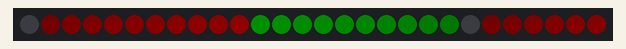
Recording of a sketch running on a simulated Arduino Uno, built with avr-gcc and run on an emulated ATmega328P. Parts: 28 RGB LEDs in strip order, left to right. Dim RGB values are drawn brighter than linear.

Above: at 0.15 s.
At 4.65 s:
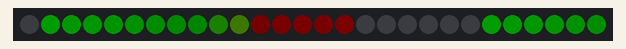
At 10.67 s:
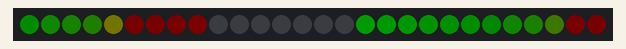
At 19.38 s:
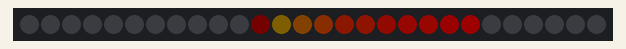
At 29.16 s:
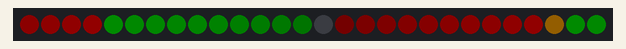
At 39.08 s:
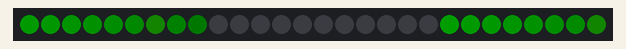

The sketch:

aanimations.ino
```cpp
#include "FastLED.h"                                          // FastLED library.

// Fixed definitions cannot change on the fly.
#define LED_DT 0                                              // Data pin to connect to the strip.
#define LED_CK 1                                              // Clock pin for WS2801 or APA102.
#define COLOR_ORDER BGR                                       // It's GRB for WS2812 and BGR for APA102.
#define LED_TYPE APA102                                       // Using APA102, WS2812, WS2801. Don't forget to change LEDS.addLeds.
#define NUM_LEDS 28                                           // Number of LED's.

// Global variables can be changed on the fly.
uint8_t max_bright = 64;                                     // Overall brightness definition. It can be changed on the fly.

// have 3 independent CRGBs - 2 for the sources and one for the output
CRGB leds[NUM_LEDS];
CRGB leds2[NUM_LEDS];
CRGB leds3[NUM_LEDS];

void setup() {
  LEDS.addLeds<LED_TYPE, LED_DT, LED_CK, COLOR_ORDER>(leds, NUM_LEDS); // Set up APA102 leds

  FastLED.setBrightness(max_bright);
  FastLED.setMaxPowerInVoltsAndMilliamps(5, 500);                      // FastLED Power management set in Volts and miliAmps.
}

void loop() {

  animationA();                                               // render the first animation into leds2
  animationB();                                               // render the second animation into leds3

  uint8_t ratio = beatsin8(2);                                // Alternate between 0 and 255 every minute

  for (int i = 0; i < NUM_LEDS; i++) {                        // mix the 2 arrays together
    leds[i] = blend( leds2[i], leds3[i], ratio );
  }

  FastLED.show();
}

void animationA() {                                             // running red stripe.

  for (int i = 0; i < NUM_LEDS; i++) {
    uint8_t red = (millis() / 10) + (i * 12);                    // speed, length
    if (red > 128) red = 0;
    leds2[i] = CRGB(red, 0, 0);
  }
}

void animationB() {                                               // running green stripe in opposite direction.
  for (int i = 0; i < NUM_LEDS; i++) {
    uint8_t green = (millis() / 5) - (i * 12);                    // speed, length
    if (green > 128) green = 0;
    leds3[i] = CRGB(0, green, 0);
  }
}
```
